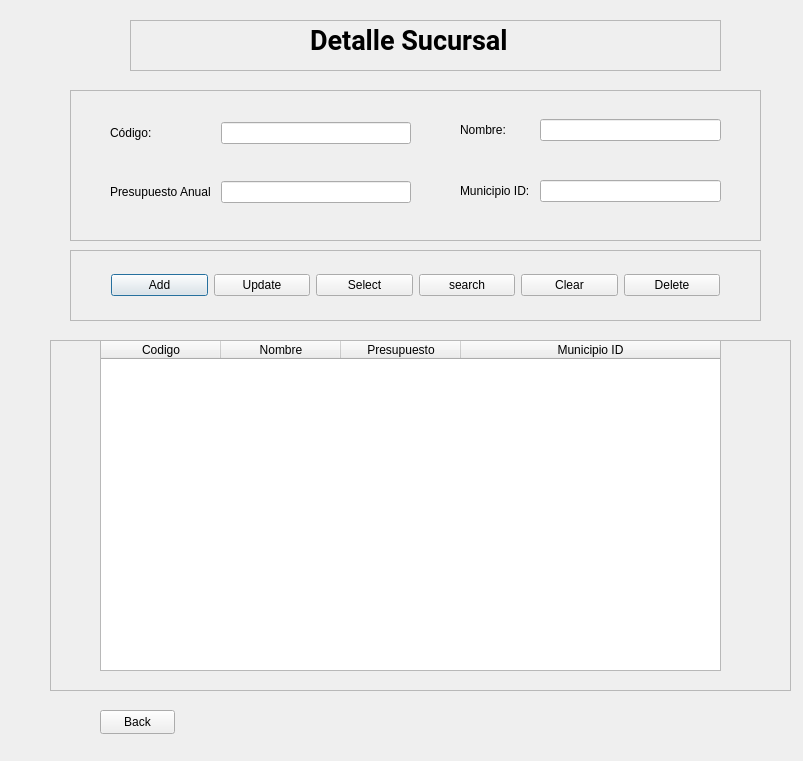
<?xml version="1.0" encoding="UTF-8"?>
<ui version="4.0">
 <class>Dialog</class>
 <widget class="QDialog" name="Dialog">
  <property name="geometry">
   <rect>
    <x>0</x>
    <y>0</y>
    <width>803</width>
    <height>761</height>
   </rect>
  </property>
  <property name="windowTitle">
   <string>Dialog</string>
  </property>
  <widget class="QFrame" name="info_frame">
   <property name="geometry">
    <rect>
     <x>70</x>
     <y>90</y>
     <width>691</width>
     <height>151</height>
    </rect>
   </property>
   <property name="frameShape">
    <enum>QFrame::Shape::StyledPanel</enum>
   </property>
   <property name="frameShadow">
    <enum>QFrame::Shadow::Raised</enum>
   </property>
   <widget class="QWidget" name="layoutWidget">
    <property name="geometry">
     <rect>
      <x>40</x>
      <y>10</y>
      <width>311</width>
      <height>126</height>
     </rect>
    </property>
    <layout class="QGridLayout" name="gridLayout">
     <property name="rightMargin">
      <number>10</number>
     </property>
     <property name="horizontalSpacing">
      <number>10</number>
     </property>
     <property name="verticalSpacing">
      <number>15</number>
     </property>
     <item row="0" column="0">
      <widget class="QLabel" name="label_2">
       <property name="text">
        <string>Código:</string>
       </property>
      </widget>
     </item>
     <item row="0" column="1">
      <widget class="QLineEdit" name="lineEditCodigo"/>
     </item>
     <item row="1" column="1">
      <widget class="QLineEdit" name="lineEditPresupuestoAnual"/>
     </item>
     <item row="1" column="0">
      <widget class="QLabel" name="label_5">
       <property name="text">
        <string>Presupuesto Anual</string>
       </property>
      </widget>
     </item>
    </layout>
   </widget>
   <widget class="QWidget" name="layoutWidget">
    <property name="geometry">
     <rect>
      <x>390</x>
      <y>10</y>
      <width>271</width>
      <height>121</height>
     </rect>
    </property>
    <layout class="QGridLayout" name="gridLayout_2">
     <property name="rightMargin">
      <number>10</number>
     </property>
     <property name="horizontalSpacing">
      <number>10</number>
     </property>
     <property name="verticalSpacing">
      <number>20</number>
     </property>
     <item row="0" column="0">
      <widget class="QLabel" name="label_3">
       <property name="text">
        <string>Nombre:</string>
       </property>
      </widget>
     </item>
     <item row="0" column="1">
      <widget class="QLineEdit" name="lineEditNombre"/>
     </item>
     <item row="1" column="0">
      <widget class="QLabel" name="label_4">
       <property name="text">
        <string>Municipio ID:</string>
       </property>
      </widget>
     </item>
     <item row="1" column="1">
      <widget class="QLineEdit" name="lineEditMunicipioId"/>
     </item>
    </layout>
   </widget>
  </widget>
  <widget class="QFrame" name="frame_2">
   <property name="geometry">
    <rect>
     <x>130</x>
     <y>20</y>
     <width>591</width>
     <height>51</height>
    </rect>
   </property>
   <property name="frameShape">
    <enum>QFrame::Shape::StyledPanel</enum>
   </property>
   <property name="frameShadow">
    <enum>QFrame::Shadow::Raised</enum>
   </property>
   <widget class="QLabel" name="label">
    <property name="geometry">
     <rect>
      <x>180</x>
      <y>0</y>
      <width>241</width>
      <height>41</height>
     </rect>
    </property>
    <property name="font">
     <font>
      <family>Roboto</family>
      <pointsize>20</pointsize>
      <bold>true</bold>
     </font>
    </property>
    <property name="text">
     <string>Detalle Sucursal</string>
    </property>
   </widget>
  </widget>
  <widget class="QFrame" name="function_frame">
   <property name="geometry">
    <rect>
     <x>70</x>
     <y>250</y>
     <width>691</width>
     <height>71</height>
    </rect>
   </property>
   <property name="frameShape">
    <enum>QFrame::Shape::StyledPanel</enum>
   </property>
   <property name="frameShadow">
    <enum>QFrame::Shadow::Raised</enum>
   </property>
   <layout class="QHBoxLayout" name="horizontalLayout">
    <property name="leftMargin">
     <number>40</number>
    </property>
    <property name="rightMargin">
     <number>40</number>
    </property>
    <item>
     <widget class="QPushButton" name="add_btn">
      <property name="text">
       <string>Add</string>
      </property>
     </widget>
    </item>
    <item>
     <widget class="QPushButton" name="update_btn">
      <property name="text">
       <string>Update</string>
      </property>
     </widget>
    </item>
    <item>
     <widget class="QPushButton" name="select_btn">
      <property name="text">
       <string>Select</string>
      </property>
     </widget>
    </item>
    <item>
     <widget class="QPushButton" name="search_btn">
      <property name="text">
       <string>search</string>
      </property>
     </widget>
    </item>
    <item>
     <widget class="QPushButton" name="clear_btn">
      <property name="text">
       <string>Clear</string>
      </property>
     </widget>
    </item>
    <item>
     <widget class="QPushButton" name="delete_btn">
      <property name="text">
       <string>Delete</string>
      </property>
     </widget>
    </item>
   </layout>
  </widget>
  <widget class="QFrame" name="result_frame">
   <property name="geometry">
    <rect>
     <x>50</x>
     <y>340</y>
     <width>741</width>
     <height>351</height>
    </rect>
   </property>
   <property name="focusPolicy">
    <enum>Qt::FocusPolicy::NoFocus</enum>
   </property>
   <property name="frameShape">
    <enum>QFrame::Shape::StyledPanel</enum>
   </property>
   <property name="frameShadow">
    <enum>QFrame::Shadow::Raised</enum>
   </property>
   <widget class="QTableWidget" name="tableWidget">
    <property name="geometry">
     <rect>
      <x>50</x>
      <y>0</y>
      <width>621</width>
      <height>331</height>
     </rect>
    </property>
    <property name="focusPolicy">
     <enum>Qt::FocusPolicy::NoFocus</enum>
    </property>
    <property name="showGrid">
     <bool>false</bool>
    </property>
    <attribute name="horizontalHeaderMinimumSectionSize">
     <number>50</number>
    </attribute>
    <attribute name="horizontalHeaderDefaultSectionSize">
     <number>120</number>
    </attribute>
    <attribute name="horizontalHeaderStretchLastSection">
     <bool>true</bool>
    </attribute>
    <attribute name="verticalHeaderVisible">
     <bool>false</bool>
    </attribute>
    <column>
     <property name="text">
      <string>Codigo</string>
     </property>
    </column>
    <column>
     <property name="text">
      <string>Nombre</string>
     </property>
    </column>
    <column>
     <property name="text">
      <string>Presupuesto</string>
     </property>
    </column>
    <column>
     <property name="text">
      <string>Municipio ID</string>
     </property>
    </column>
   </widget>
  </widget>
  <widget class="QPushButton" name="back_btn">
   <property name="geometry">
    <rect>
     <x>100</x>
     <y>710</y>
     <width>75</width>
     <height>24</height>
    </rect>
   </property>
   <property name="text">
    <string>Back</string>
   </property>
  </widget>
 </widget>
 <resources/>
 <connections/>
</ui>
